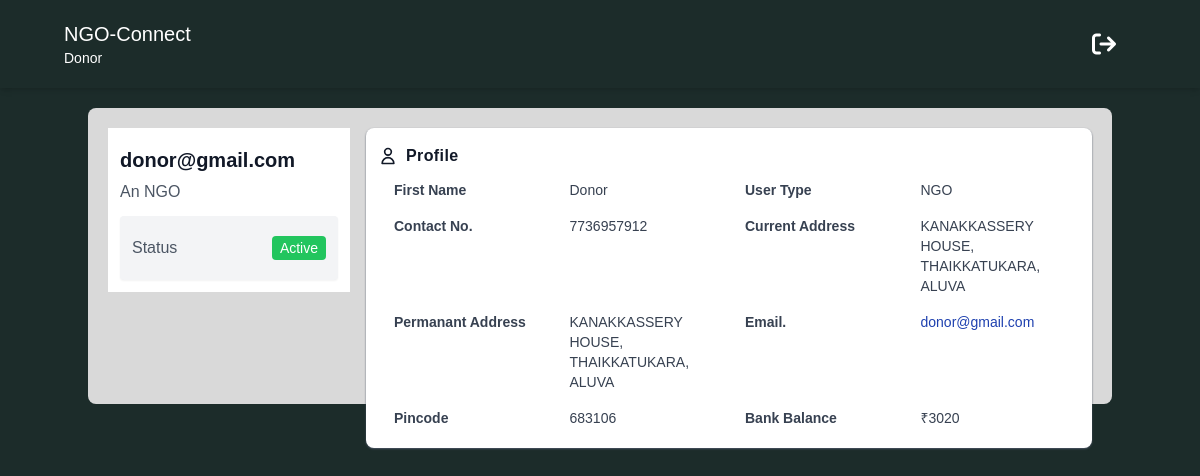
Screenshot of /ngo/ngo_profile_page (signed in) with the database file from the repository.
### base/models.py (models this page shows)
class ngousers(models.Model):
    user = models.OneToOneField(User, on_delete=models.CASCADE)
    user_type = models.CharField(max_length=10, choices=[
        ('NGO', 'NGO'),
        ('Donor', 'Donor'),
        ('Receiver','Receiver'),
    ])
    phone_number = models.CharField(max_length=13, null=True)
    address = models.CharField(max_length=100, null=True)
    pincode = models.CharField(max_length=10, null=True)
    is_balance_defined =models.BooleanField(default=False)

### ngo/models.py (models this page shows)
class NgoBank(models.Model):
    user = models.OneToOneField(User, on_delete=models.CASCADE)
    current_balance = models.IntegerField(null=True)

### ngo/views.py (the view)
# urls.py: path('ngo_profile_page', views.ngo_profile_page, name="ngo_profile_page"),
def ngo_profile_page(request):
    profile = request.user
    try:
        ngouser = ngousers.objects.get(user=request.user)
    except ngousers.DoesNotExist:
        ngouser = ngousers(user=request.user)
    try:
        bank = NgoBank.objects.get(user=request.user)
    except NgoBank.DoesNotExist:
        bank = NgoBank(user=request.user)
    context = {
        'user' : profile,
        'ngouser' : ngouser,
        'bank' : bank,
    }
    return render(request, 'ngo_profile_page.html', context)

### ngo/templates/ngo_profile_page.html (shortened to what this page needs)
<!DOCTYPE html>
<html lang="en">
<head>
    <script src="https://cdn.tailwindcss.com"></script>
    <link rel="stylesheet" href="https://cdnjs.cloudflare.com/ajax/libs/font-awesome/6.1.1/css/all.min.css" />
</head>
<body style="font-family: sans-serif; background-color: #1C2C2A;">
<header class="lg:px-16 px-4 flex flex-wrap items-center py-4 shadow-md">
    <div class="flex-1 flex justify-between items-center">
      <a href="#" class="text-xl text-white">NGO-Connect <p class="text-sm">{{ user.first_name }}</p></a>
    </div>
    <div class="hidden lg:flex lg:items-center lg:w-auto w-full" id="menu">
        <nav>
            <ul
                class="lg:flex items-center justify-between text-base text-gray-700 pt-4 lg:pt-0"
            >
                <li><a class="lg:p-4 py-3 rounded-md px-0 mx-1 block fa-xl text-white" href="/logout"><i class="fa fa-sign-out" aria-hidden="true"></i></a></li>
            </ul>
        </nav>
    </div>
</header>
<section id="profile">
    <div class="container mx-auto my-5 p-5 rounded-lg" style="background-color: #D9D9D9;">
        <div class="md:flex no-wrap md:-mx-2 ">
            <div class="w-full md:w-3/12 md:mx-2 ">
                <div class="bg-white p-3 shadow-gray-600">
                    <h1 class="text-gray-900 font-bold text-xl leading-8 my-1">{{ user.username }}</h1>
                    <h3 class="text-gray-600 font-lg text-semibold leading-6">An NGO</h3>
                    <ul
                        class="bg-gray-100 text-gray-600 hover:text-gray-700 hover:shadow py-2 px-3 mt-3 divide-y rounded shadow-sm">
                        <li class="flex items-center py-3">
                            <span>Status</span>
                            <span class="ml-auto"><span
                                    class="bg-green-500 py-1 px-2 rounded text-white text-sm">Active</span></span>
                        </li>
                    </ul>
                </div>
            </div>
            <div class="w-full md:w-9/12 mx-2 h-64">
                <div class="bg-white p-3 shadow-sm shadow-gray-600 rounded-lg">
                    <div class="flex items-center space-x-2 font-semibold text-gray-900 leading-8">
                        <span clas="text-green-500">
                            <svg class="h-5" xmlns="http://www.w3.org/2000/svg" fill="none" viewBox="0 0 24 24"
                                stroke="currentColor">
                                <path stroke-linecap="round" stroke-linejoin="round" stroke-width="2"
                                    d="M16 7a4 4 0 11-8 0 4 4 0 018 0zM12 14a7 7 0 00-7 7h14a7 7 0 00-7-7z" />
                            </svg>
                        </span>
                        <span class="tracking-wide">Profile</span>
                    </div>
                    <div class="text-gray-700">
                        <div class="grid md:grid-cols-2 text-sm">
                            <div class="grid grid-cols-2">
                                <div class="px-4 py-2 font-semibold">First Name</div>
                                <div class="px-4 py-2">{{ user.first_name }}</div>
                            </div>
                            <div class="grid grid-cols-2">
                                <div class="px-4 py-2 font-semibold">User Type</div>
                                <div class="px-4 py-2">{{ ngouser.user_type }}</div>
                            </div>
                            <div class="grid grid-cols-2">
                                <div class="px-4 py-2 font-semibold">Contact No.</div>
                                <div class="px-4 py-2">{{ ngouser.phone_number }}</div>
                            </div>
                            <div class="grid grid-cols-2">
                                <div class="px-4 py-2 font-semibold">Current Address</div>
                                <div class="px-4 py-2">{{ ngouser.address }}</div>
                            </div>
                            <div class="grid grid-cols-2">
                                <div class="px-4 py-2 font-semibold">Permanant Address</div>
                                <div class="px-4 py-2">{{ ngouser.address }}</div>
                            </div>
                            <div class="grid grid-cols-2">
                                <div class="px-4 py-2 font-semibold">Email.</div>
                                <div class="px-4 py-2">
                                    <a class="text-blue-800" href="mailto:{{ user.email }}">{{ user.email }}</a>
                                </div>
                            </div>
                            <div class="grid grid-cols-2">
                                <div class="px-4 py-2 font-semibold">Pincode</div>
                                <div class="px-4 py-2">{{ ngouser.pincode }}</div>
                            </div>
                            <div class="grid grid-cols-2">
                                <div class="px-4 py-2 font-semibold">Bank Balance</div>
                                <div class="px-4 py-2">₹{{ bank.current_balance }}</div>
                            </div>
                        </div>
                    </div>
                </div>
            </div>
        </div>
    </div>
</section>
</body>
</html>

### rows the page displays
ngousers: user_type "NGO", phone_number "7736957912", address "KANAKKASSERY HOUSE, THAIKKATUKARA, ALUVA", pincode "683106"
NgoBank: current_balance "3020"

### other values shown
{{ user.first_name }} "Donor"
{{ user.username }} "donor@gmail.com"
{{ user.email }} "donor@gmail.com"
